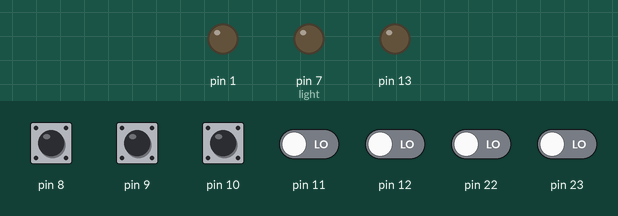
The sketch below on a simulated Arduino Uno, built with avr-gcc and run on an emulated ATmega328P. On the bench: output pins drawn as LEDs (lit = HIGH). Inputs (shaded band) come from the test bench; at power-on: pin 8–10 HIGH, pin 11, pin 12, pin 22, pin 23 LOW.

Above: at 0.8 s.
0.9 s: pin 8 pulled LOW for 0.15 s
At 1.7 s:
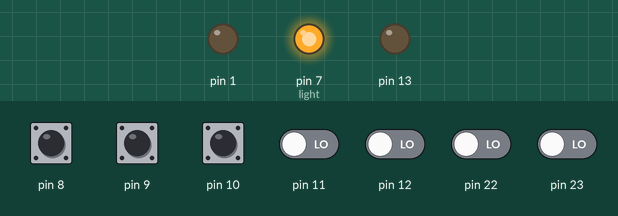
Timing chart, 0 to 32.4 s (numbered marks = the images above; inputs shaded):
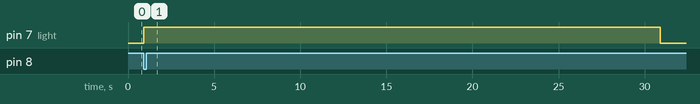

The sketch:

UV-lamp.ino
```cpp
//Закрепитель для шилака
#include <util/delay.h>//Библиотека для задержки _delay_ms
#define light 7//Порт реле светодиодов
void launch(int mode) {
  PORTD |= (1 << light); //Включаем реле
  if (mode == 6) {
    _delay_ms(30000);//Ждем 30(сек)
  } else if (mode == 4) {
    _delay_ms(60000);//Ждем 60(сек)
  } else if (mode == 2) {
    _delay_ms(180000);//Ждем 180(сек)
  }
  PORTD &= ~(1 << light); //Выключаем реле
  _delay_ms(1000); //Ждем 1(сек)
}
int main(void) {
  bool chk = false; //проверка на включение кнопки START
  int mode = 0; //режим переключателя
  DDRB = DDRB | 0b100000; //ВХОД 8-12
  DDRD = DDRD | 0b10000010; // реле7, программныйТХ1 в режим вывода
  PORTD = PORTD | 0b00000000; //реле7(-)
  PORTB = PORTB | 0b000111; //режим pullup pin 8-10
  while (1) {
    mode = PINB;
    if (mode == 6 || mode == 4 || mode == 2) {
      chk = true;
    }
    if (chk) {
      launch(mode);
      chk = false;
    }
  }
}
```

Measured:
- after the input at 0.9 s, pin 7 (light): LOW → HIGH at once, → LOW 30.0 s later
